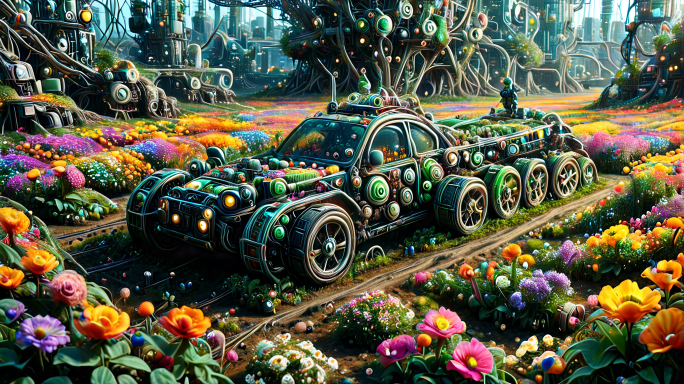
#> input picture civit_model_loader/test_images/img.png, 1368 x 768 px (shown at 1/2 size); its folder holds only this picture in this run
$ python -i thumbnail.py   (imports and definitions only)
#> lines starting #> are read from the running program, lines starting #| are printed output that depends on the picture
import os
import base64
import logging
from io import BytesIO
from typing import Optional, Dict, Tuple
from PIL import Image, ImageOps
import hashlib
import time
from threading import RLock
import mimetypes

logger = logging.getLogger(__name__)

# Supported image formats for thumbnail generation
SUPPORTED_IMAGE_FORMATS = {'.jpg', '.jpeg', '.png',
                           '.bmp', '.tiff', '.tif', '.webp', '.gif'}


class ThumbnailCache:
    """In-memory cache for image thumbnails with LRU eviction and size limits."""

    def __init__(self, max_cache_size: int = 100, max_memory_mb: int = 50, thumbnail_size: Tuple[int, int] = (150, 150)):
        """
        Initialize the thumbnail cache.

        Args:
            max_cache_size: Maximum number of thumbnails to cache
            max_memory_mb: Maximum memory usage in MB (approximate)
            thumbnail_size: Size of generated thumbnails (width, height)
        """
        self.max_cache_size = max_cache_size
        self.max_memory_bytes = max_memory_mb * 1024 * 1024
        self.thumbnail_size = thumbnail_size
        self._cache: Dict[str, Dict] = {}
        self._access_times: Dict[str, float] = {}
        self._lock = RLock()
        self._current_memory_usage = 0

    def _generate_cache_key(self, file_path: str, mtime: float) -> str:
        """Generate a cache key based on file path and modification time."""
        key_string = f"{file_path}:{mtime}:{self.thumbnail_size[0]}x{self.thumbnail_size[1]}"
        return hashlib.md5(key_string.encode()).hexdigest()

    def _evict_lru(self):
        """Evict least recently used items until cache is within limits."""
        with self._lock:
            # Sort by access time and remove oldest
            while (len(self._cache) > self.max_cache_size or
                   self._current_memory_usage > self.max_memory_bytes):
                if not self._access_times:
                    break

                oldest_key = min(self._access_times.keys(),
                                 key=lambda k: self._access_times[k])
                cache_item = self._cache.get(oldest_key)
                if cache_item:
                    self._current_memory_usage -= cache_item.get('size', 0)

                del self._cache[oldest_key]
                del self._access_times[oldest_key]

                logger.debug(f"Evicted thumbnail from cache: {oldest_key}")

    def _create_thumbnail(self, file_path: str) -> Optional[bytes]:
        """Create a thumbnail for the given image file."""
#> called with file_path = 'test_images/img.png'
        try:
            with Image.open(file_path) as img:
                # Convert RGBA to RGB if necessary (for JPEG compatibility)
#> img is the input picture: PIL image 1368x768 RGB; mean R, G, B 87.2, 89.7, 69.7
                if img.mode in ('RGBA', 'LA', 'P'):
                    # Create white background
                    background = Image.new('RGB', img.size, (255, 255, 255))
                    if img.mode == 'P':
                        img = img.convert('RGBA')
                    background.paste(img, mask=img.split(
                    )[-1] if img.mode in ('RGBA', 'LA') else None)
                    img = background
                elif img.mode not in ('RGB', 'L'):
                    img = img.convert('RGB')

                # Create thumbnail maintaining aspect ratio
                img.thumbnail(self.thumbnail_size, Image.Resampling.LANCZOS)
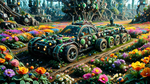
#> img: PIL image 150x84 RGB; mean R, G, B 87.3, 89.8, 69.7

                # Save to bytes
                output = BytesIO()
                img.save(output, format='JPEG', quality=85, optimize=True)
                return output.getvalue()

        except Exception as e:
            logger.warning(f"Failed to create thumbnail for {file_path}: {e}")
            return None

    def get_thumbnail_base64(self, file_path: str) -> Optional[str]:
        """
        Get a base64-encoded thumbnail for the given image file.

        Args:
            file_path: Path to the image file

        Returns:
            Base64-encoded thumbnail image data or None if failed
        """
        try:
            # Check if file exists and is readable
            if not os.path.isfile(file_path):
                return None

            # Check if it's a supported image format
            ext = os.path.splitext(file_path)[1].lower()
            if ext not in SUPPORTED_IMAGE_FORMATS:
                return None

            # Get file modification time for cache invalidation
            mtime = os.path.getmtime(file_path)
            cache_key = self._generate_cache_key(file_path, mtime)

            with self._lock:
                # Check cache first
                if cache_key in self._cache:
                    self._access_times[cache_key] = time.time()
                    return self._cache[cache_key]['data']

                # Create thumbnail
                thumbnail_bytes = self._create_thumbnail(file_path)
                if thumbnail_bytes is None:
                    return None

                # Encode to base64
                thumbnail_base64 = base64.b64encode(
                    thumbnail_bytes).decode('utf-8')

                # Store in cache
                cache_item = {
                    'data': thumbnail_base64,
                    'size': len(thumbnail_base64),
                    'created': time.time()
                }

                self._cache[cache_key] = cache_item
                self._access_times[cache_key] = time.time()
                self._current_memory_usage += cache_item['size']

                # Evict old items if necessary
                self._evict_lru()

                logger.debug(f"Created and cached thumbnail for {file_path}")
                return thumbnail_base64

        except Exception as e:
            logger.error(f"Error getting thumbnail for {file_path}: {e}")
            return None

    # [18 lines left out: functions clear_cache, get_cache_stats, not called in this run]


# Global thumbnail cache instance
_thumbnail_cache = ThumbnailCache()


# [27 lines left out: functions get_thumbnail_base64, is_image_file, not called in this run]


def get_cache_stats() -> Dict:
    """Get thumbnail cache statistics."""
    return _thumbnail_cache.get_cache_stats()


def clear_thumbnail_cache():
    """Clear the thumbnail cache."""
    _thumbnail_cache.clear_cache()

>>> result = ThumbnailCache().get_thumbnail_base64('test_images/img.png')
